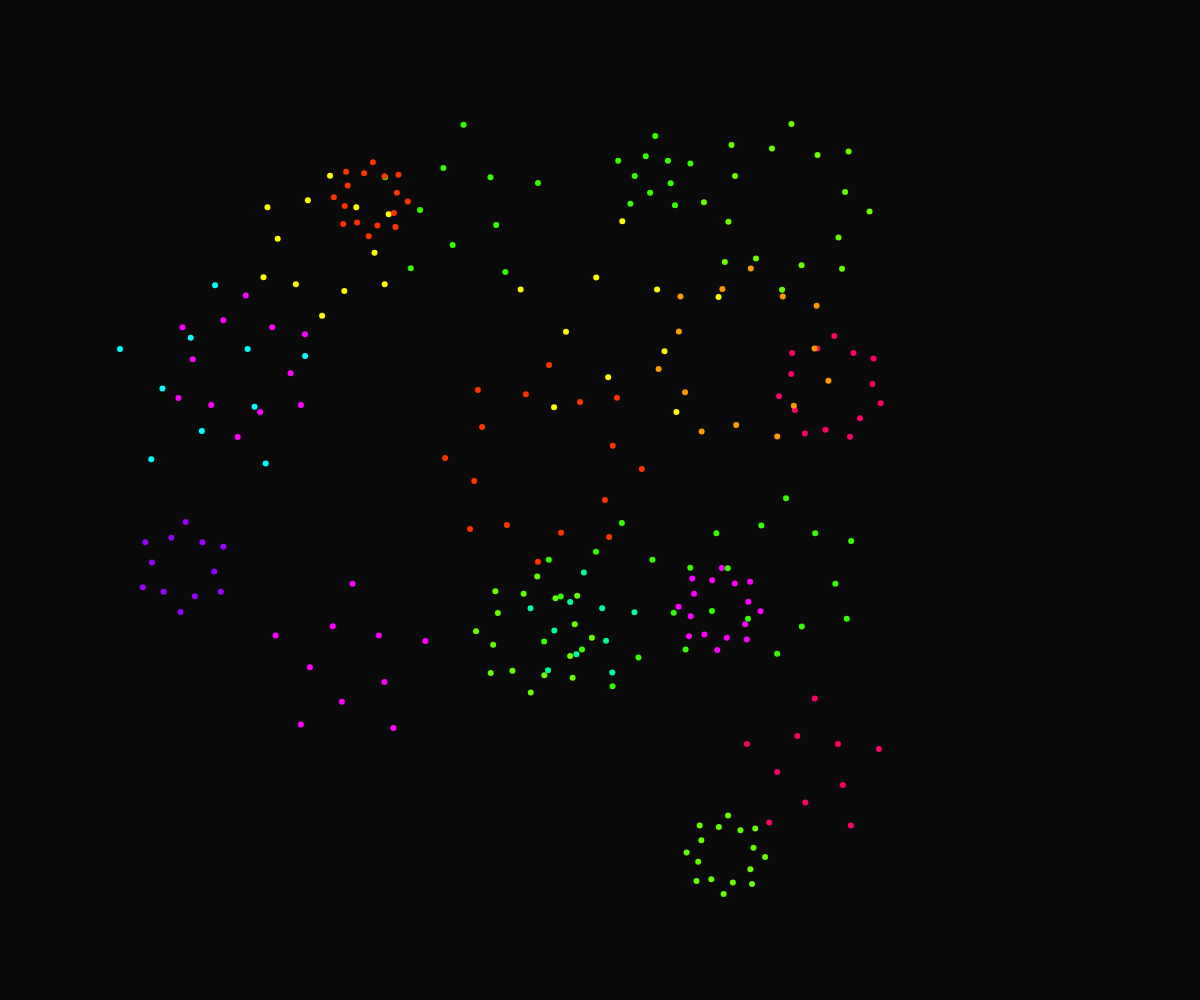
Frame 1 (no input)
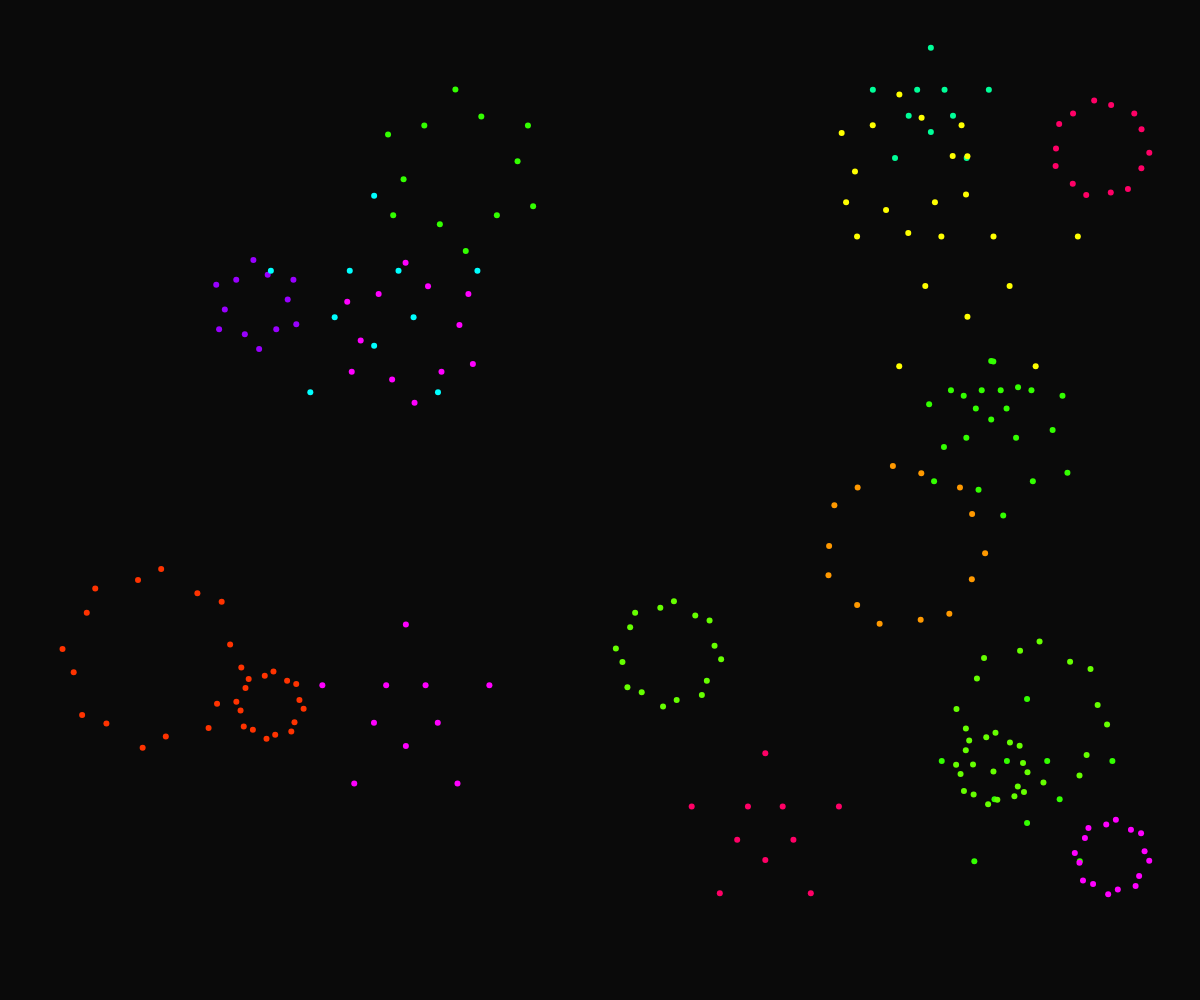
Frame 60 (no input)
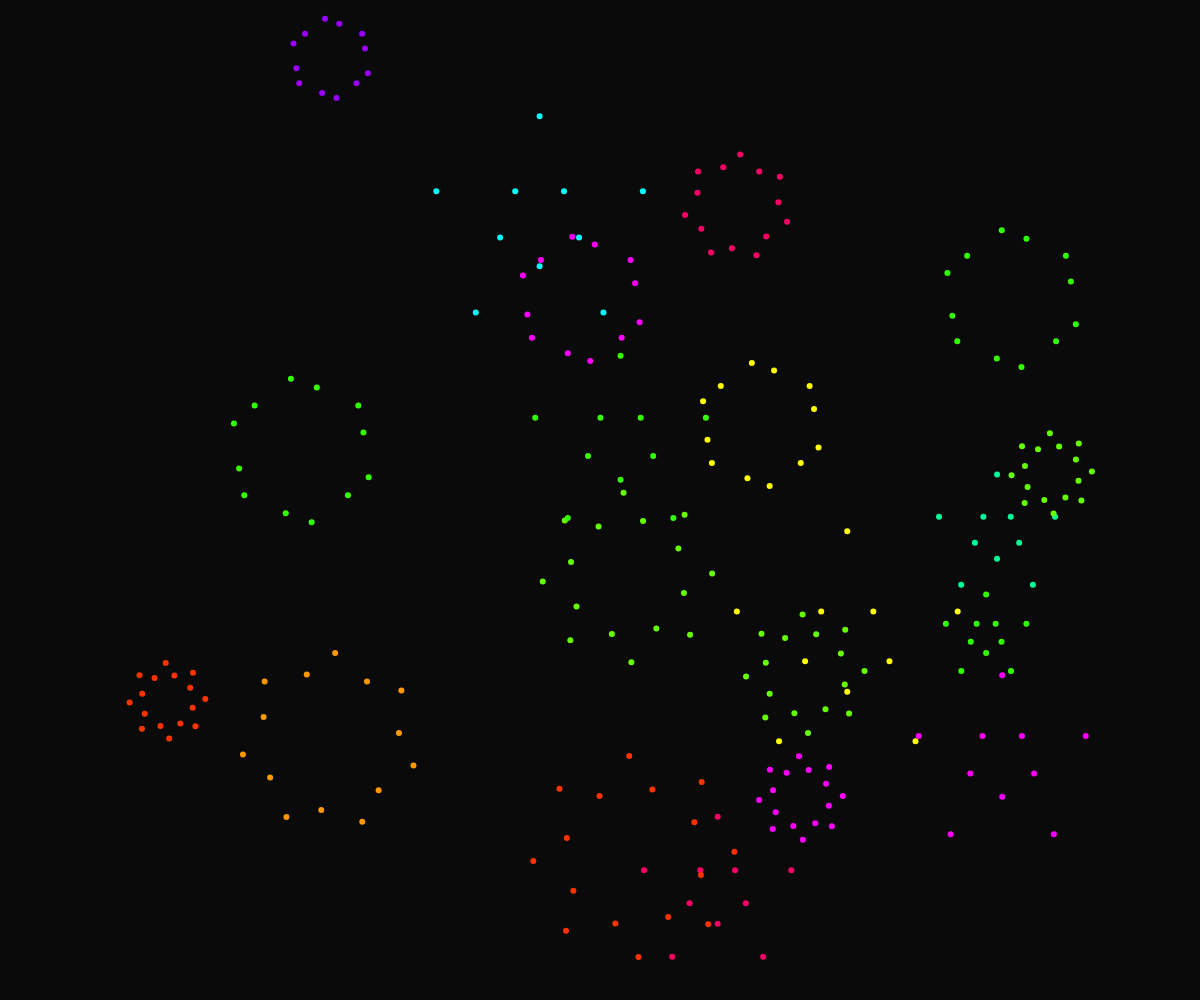
Frame 120 (the mouse pressed at the canvas centre since frame 60)

The p5.js sketch that drew these frames (run headless with seeded random() and noise() and a simulated clock; from frame 60 on, the mouse is pressed at the canvas centre):

// p5.js sketch
// ── sketch.js
const NEON_COLORS = [
  '#ff00ff', '#00ffff', '#ff0066', '#66ff00',
  '#ff3300', '#00ff99', '#ff9900', '#9900ff',
  '#00ccff', '#ff0099', '#33ff00', '#ffff00',
];
const DOT_SIZE = 6;
const SPEED = 0.015;
const NUM_STARS = 20;

let stars = [];
let t = 0;

function setup() {
  createCanvas(windowWidth, windowHeight);
  for (let i = 0; i < NUM_STARS; i++) {
    let n = floor(random(5, 9));
    let k = n === 8 ? 3 : 2;
    stars.push({
      n: n,
      k: k,
      radius: random(40, 120),
      x: random(150, width - 150),
      y: random(150, height - 150),
      vx: random(-10, 10) || 6,
      vy: random(-10, 10) || 6,
      col: random(NEON_COLORS),
    });
  }
}

function draw() {
  background(10);
  t += SPEED;

  for (let s of stars) {
    s.x += s.vx;
    s.y += s.vy;

    if (s.x - s.radius < 0 || s.x + s.radius > width) s.vx *= -1;
    if (s.y - s.radius < 0 || s.y + s.radius > height) s.vy *= -1;

    s.x = constrain(s.x, s.radius, width - s.radius);
    s.y = constrain(s.y, s.radius, height - s.radius);

    drawStar(s);
  }
}

function lineIntersect(x1, y1, x2, y2, x3, y3, x4, y4) {
  let denom = (x1 - x2) * (y3 - y4) - (y1 - y2) * (x3 - x4);
  let ti = ((x1 - x3) * (y3 - y4) - (y1 - y3) * (x3 - x4)) / denom;
  return { x: x1 + ti * (x2 - x1), y: y1 + ti * (y2 - y1) };
}

function drawStar(s) {
  let outerVerts = [];
  for (let i = 0; i < s.n; i++) {
    let angle = -HALF_PI + (TWO_PI / s.n) * i;
    outerVerts.push({ x: s.x + cos(angle) * s.radius, y: s.y + sin(angle) * s.radius });
  }

  let outline = [];
  for (let i = 0; i < s.n; i++) {
    outline.push(outerVerts[i]);

    let a = outerVerts[i];
    let b = outerVerts[(i + s.k) % s.n];
    let c = outerVerts[((i + 1) - s.k + s.n) % s.n];
    let d = outerVerts[(i + 1) % s.n];
    let inner = lineIntersect(a.x, a.y, b.x, b.y, c.x, c.y, d.x, d.y);
    outline.push(inner);
  }

  let totalPoints = outline.length;
  let numDots = s.n * 2;

  noStroke();
  fill(s.col);

  for (let i = 0; i < numDots; i++) {
    let pos = (i / numDots * totalPoints + t * totalPoints) % totalPoints;
    let seg = floor(pos);
    let frac = pos - seg;

    let from = outline[seg];
    let to = outline[(seg + 1) % totalPoints];

    let px = lerp(from.x, to.x, frac);
    let py = lerp(from.y, to.y, frac);

    circle(px, py, DOT_SIZE);
  }
}

function windowResized() {
  resizeCanvas(windowWidth, windowHeight);
}
